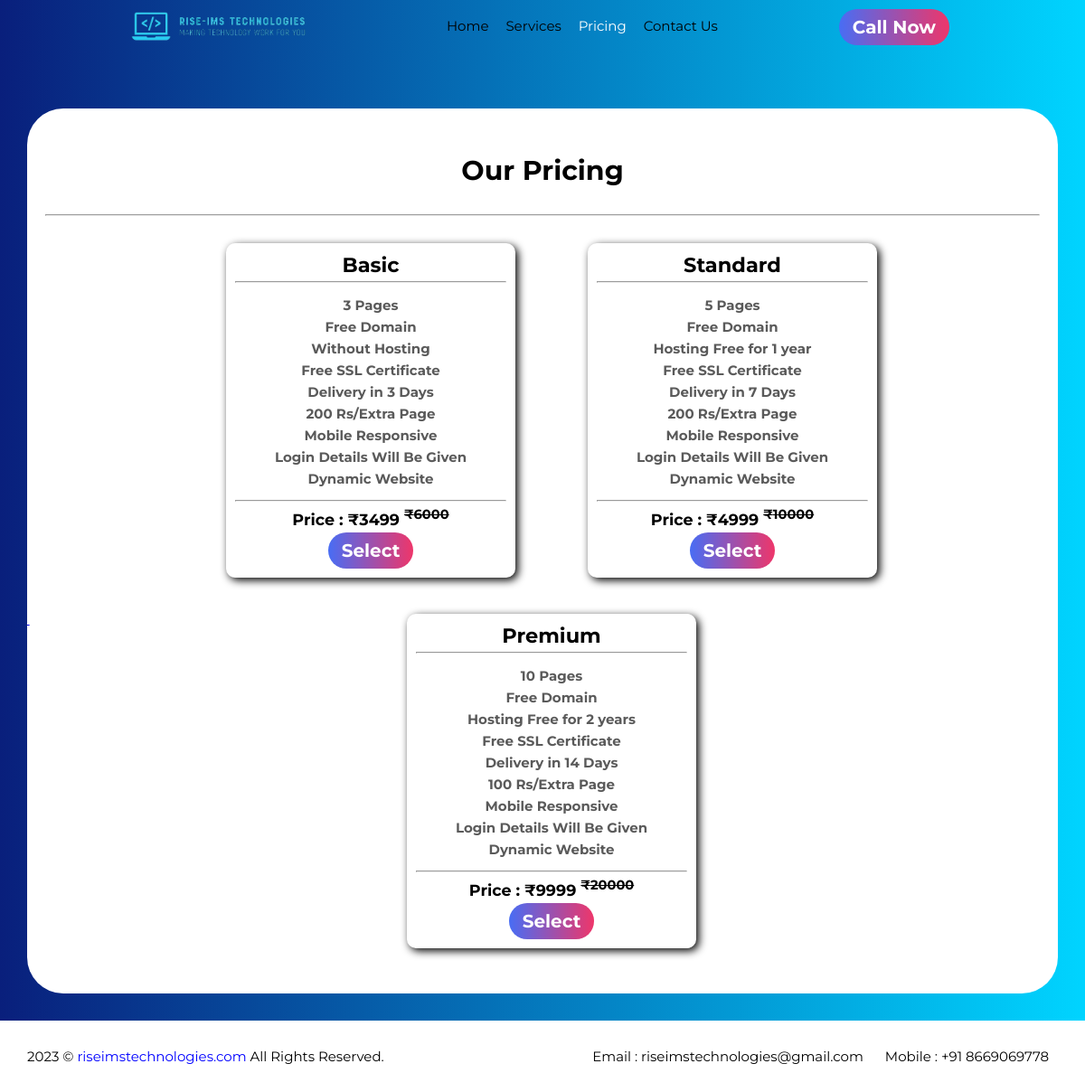
The page /pricing/ on the database its author committed.
### app/models.py (models this page shows, shortened)
class Plan(models.Model):
    name = models.CharField(max_length=50)
    maxprice = models.IntegerField()
    price = models.IntegerField()
    def __str__(self):
        return self.name

class PlanDetail(models.Model):
    plan = models.ForeignKey(Plan,on_delete=models.CASCADE)
    detail = models.CharField(max_length=300)

### app/views.py (the view)
# urls.py: path('pricing/',views.pricing,name='pricing'),
def pricing(request):
    plans = Plan.objects.all()
    contact = ContactDetail.objects.get(id = 1)
    plandetails = PlanDetail.objects.all()
    return render(request,'pricing.html',{'plans':plans,'plandetails':plandetails,'contact':contact})

### templates/pricing.html (shortened to what this page needs)
{% extends 'base.html' %}
{% block body %}
<div id='pricingdiv' class="promo">
    <h1 class="headings">Our Pricing</h1><hr>
    <div class="innerpricingdiv">
      {% for plan in plans %}
      <div class="pricecard">
          <h2>{{plan.name}}</h2><hr>
          <ul>
            {% for detail in plandetails %}
            {% if plan.name|stringformat:'s' == detail.plan|stringformat:'s' %}
            <li>{{detail.detail}}</li>
            {% endif %}
            {% endfor %}
          </ul>
          <hr>
          <h3>Price : ₹{{plan.price}} <sup><s>₹{{plan.maxprice}}</s></sup></h3>
          <a href="{%url 'booking' plan.id %}"><button  class='btn'>Select</button></a>
      </div>
      {% endfor %}
    </div>
  </div>
{% endblock body %}

### static/style.css (style rules this page uses)
* { margin: 0; padding: 0; font-family: 'Montserrat', sans-serif; }
html { font-size: 62.5%; }
.btn { padding: 0.8rem 1.5rem; border-radius: 2rem; border: none; font-size:2rem; font-weight: bold; color: white; cursor: pointer; background-image: linear-gradient(to right, rgb(72, 109, 244),rgb(238, 54, 106)); }
.promo { display: flex; flex-direction: row; padding: 2rem; background-color: white; margin: 3rem; border-radius: 4rem; text-align: center; overflow-wrap: break-word; }
.promo h1 { font-size: 3rem; margin: 3rem; }
body { background: rgb(2, 0, 36); background: linear-gradient( 90deg, rgba(2, 0, 36, 1) 0%, rgba(9, 31, 124, 1) 0%, rgba(0, 212, 255, 1) 100% ); }
#pricingdiv { margin-top: 12rem; display: flex; flex-direction: column; }
.innerpricingdiv { display: flex; flex-direction: row; text-align: center; justify-content: center; width: 100%; padding: 1rem; flex-flow: row wrap; }
.pricecard { display: flex; flex-direction: column; text-align: center; padding: 1rem; width: 30rem; height: 35rem; border-radius: 1rem; justify-content: space-between; box-shadow: 3px 3px 10px black; margin: 2rem 4rem; font-size: 1.5rem; }
.innerpricingdiv ul { list-style: none; margin: 0.5rem 0; padding: 0; }
.innerpricingdiv li { list-style: none; font-size: 1.5rem; font-weight: bold; color: rgba(32, 32, 32, 0.742); margin: 0.5rem 0; padding: 0; }

### rows shown on the page
Plan: name "Basic", price "3499", maxprice "6000"
PlanDetail: detail "3 Pages"
PlanDetail: detail "Free Domain"
PlanDetail: detail "Without Hosting"
PlanDetail: detail "Free SSL Certificate"
PlanDetail: detail "Delivery in 3 Days"
PlanDetail: detail "200 Rs/Extra Page"
PlanDetail: detail "Mobile Responsive"
PlanDetail: detail "Login Details Will Be Given"
PlanDetail: detail "Dynamic Website"
Plan: name "Standard", price "4999", maxprice "10000"
PlanDetail: detail "5 Pages"
PlanDetail: detail "Free Domain"
PlanDetail: detail "Hosting Free for 1 year"
PlanDetail: detail "Free SSL Certificate"
PlanDetail: detail "Delivery in 7 Days"
PlanDetail: detail "200 Rs/Extra Page"
PlanDetail: detail "Mobile Responsive"
PlanDetail: detail "Login Details Will Be Given"
PlanDetail: detail "Dynamic Website"
Plan: name "Premium", price "9999", maxprice "20000"
PlanDetail: detail "10 Pages"
PlanDetail: detail "Free Domain"
PlanDetail: detail "Hosting Free for 2 years"
PlanDetail: detail "Free SSL Certificate"
PlanDetail: detail "Delivery in 14 Days"
PlanDetail: detail "100 Rs/Extra Page"
PlanDetail: detail "Mobile Responsive"
PlanDetail: detail "Login Details Will Be Given"
PlanDetail: detail "Dynamic Website"
